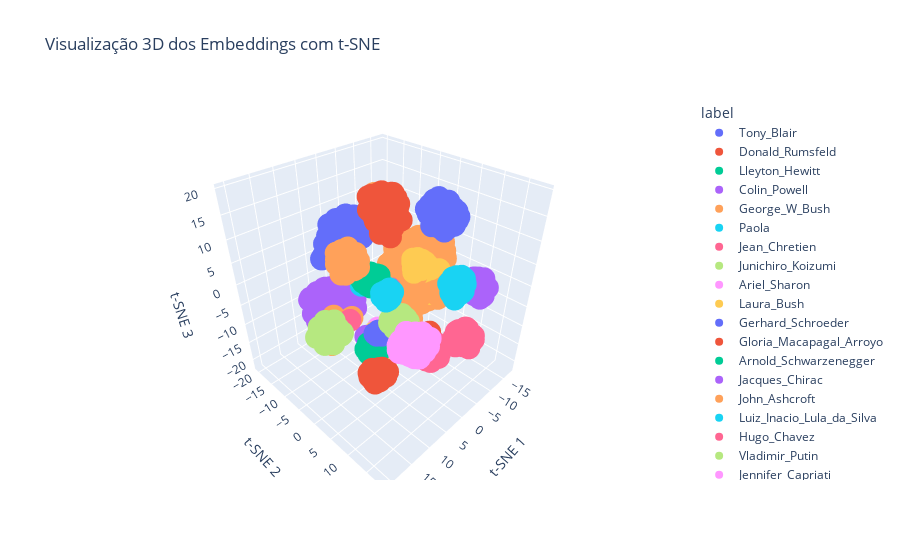

This figure's notebook cell:
### Code cell
import plotly.express as px
import pandas as pd

# Criar DataFrame com as coordenadas e rótulos
df_tsne_3d = pd.DataFrame(X_embedded_3d, columns=['t-SNE 1', 't-SNE 2', 't-SNE 3'])
df_tsne_3d['label'] = y_labels_str  # Adicionar os rótulos

# Criar o gráfico interativo
fig = px.scatter_3d(df_tsne_3d, x='t-SNE 1', y='t-SNE 2', z='t-SNE 3', color='label', 
                    color_continuous_scale='viridis', title="Visualização 3D dos Embeddings com t-SNE")

# Mostrar o gráfico
fig.show()
